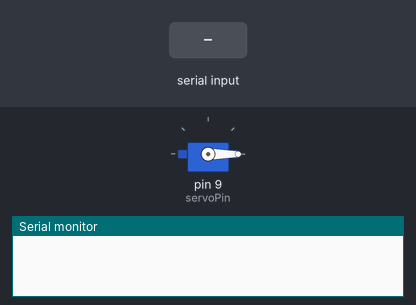
A sketch run on a simulated Arduino Uno, built with avr-gcc and run on an emulated ATmega328P. Parts: servo, the last lines printed to the serial monitor. The test bench sets the inputs (shaded band).

Above: at 1.2 s.
1.3 s: "90,45\n" received over Serial
At 1.7 s:
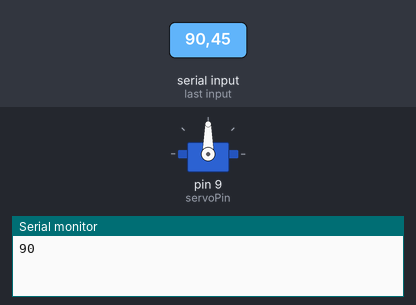
2.8 s: "30,150\n" received over Serial
At 4.0 s:
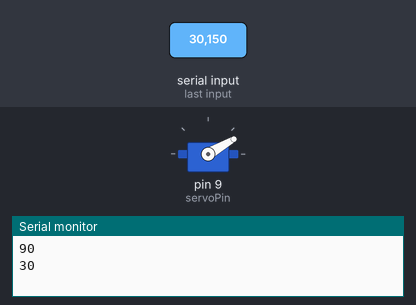
4.3 s: "200\n" received over Serial
At 5.2 s:
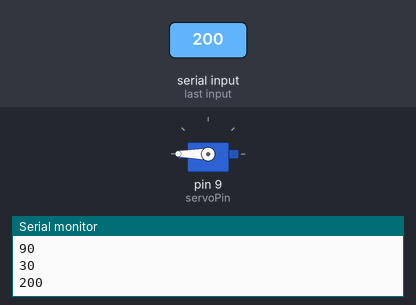
5.8 s: "90\n" received over Serial
At 6.4 s:
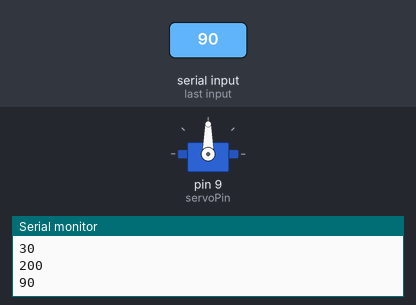
Timing chart, 0 to 8.3 s (numbered marks = the images above; inputs shaded):
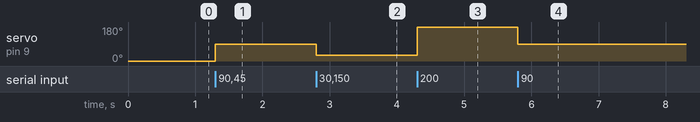

The sketch:

servo.ino
```cpp
#include <Servo.h>      // Thư viện điều khiển servo

// Khai báo đối tượng myservo dùng để điều khiển servo
Servo myservo;
int servoPin = 9;       // Khai báo chân điều khiển servo
char Input[20];
int idx=0;
int goc;
unsigned long time;
void setup ()
{
    // Cài đặt chức năng điều khiển servo cho chân servoPin
    myservo.attach(servoPin);
    myservo.write(0);
    Serial.begin(250000);
}

void loop ()
{
    while(Serial.available())
    {
      char c = Serial.read();
      if(c != '\n'){
        if (idx<19){
          Input[idx] = c;
          idx++;
        }
      }
      else
      {
        goc = atoi(Input);
        memset(Input,0,20);
        idx = 0;
        Serial.println(goc);
      }
    }
    time = millis();
    myservo.write(goc);
    if((millis()-time)>=5){
    Serial.println(millis()-time);}
}
```

Measured:
- after the input at 1.3 s, servo on pin 9 (servoPin): 0° → 90° at once
- after the input at 2.8 s, servo on pin 9 (servoPin): 90° → 30° at once
- after the input at 4.3 s, servo on pin 9 (servoPin): 30° → 180° at once
- after the input at 5.8 s, servo on pin 9 (servoPin): 180° → 90° at once
